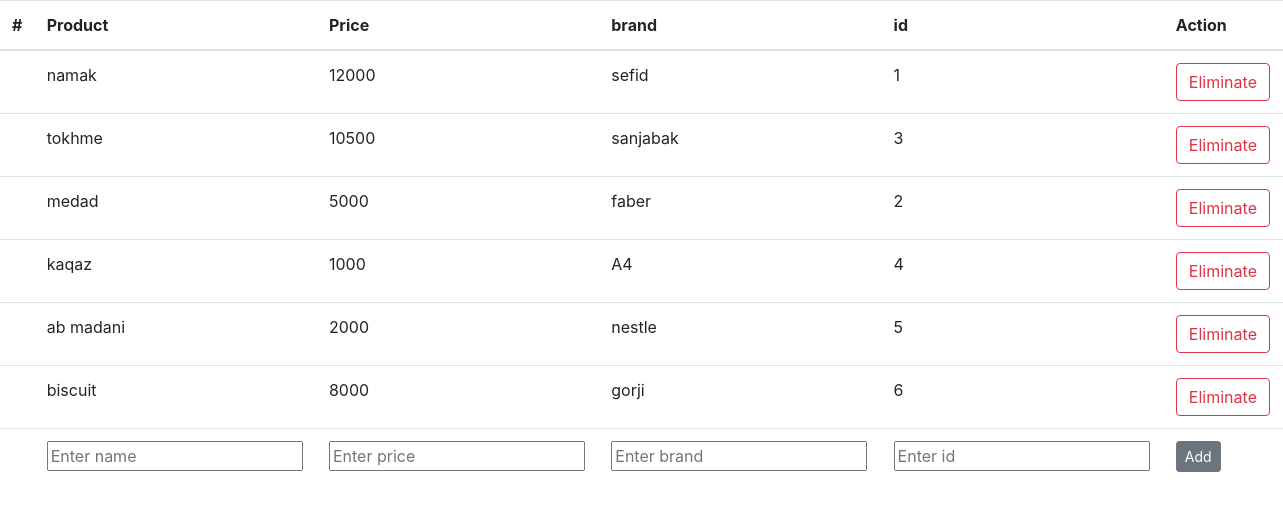
Screenshot of /products/ with the database file from the repository.
### app/models.py (models this page shows)
class Product(models.Model):
    name = models.CharField(max_length=32)
    brand = models.CharField(max_length=32)
    price = models.PositiveIntegerField(default=0)
    PR_id = models.PositiveIntegerField(default=0)
    PR_number = models.PositiveIntegerField(default=0)
    Total = 0

### app/views.py (the view, shortened to what this page needs)
# urls.py: path('products/', MyView.as_view()),
class MyView(TemplateView):
    template_name = 'product.html'
    def get_context_data(self, *args, **kwargs):
        context = super().get_context_data(*args, **kwargs)
        context['products'] =  Product.objects.all()
        return context

### app/templates/product.html (shortened to what this page needs)
<!DOCTYPE html>
<html lang="en">
<head>
    <link rel="stylesheet" href="https://maxcdn.bootstrapcdn.com/bootstrap/4.0.0/css/bootstrap.min.css">
</head>
<body>
    <table class="table">
        <thead>
          <tr>
            <th scope="col">#</th>
            <th scope="col">Product</th>
            <th scope="col">Price</th>
            <th scope="col">brand</th>
            <th scope="col">id</th>
            <th scope="col">Action</th>
          </tr>
        </thead>
        <tbody>
          <tr>
              {% for product in products %}
              <tr>
                <th scope="row"></th>
                <td>{{ product.name }}</td>
                <td>{{ product.price }}</td>
                <td>{{ product.brand }}</td>
                <td>{{ product.PR_id }}</td>
                <td>
                    <form method="POST">
                        <input type="submit" class="btn btn-outline-danger" value="Eliminate">
                    </form>
                </td>
              </tr>
              {% endfor %}
              <tr>
                <form method="POST">
                  <th scope="row"></th>
                  <td>
                    <input type="text" name="Pname" placeholder="Enter name">
                  </td>
                  <td>
                    <input type="number" name="price" placeholder="Enter price">
                  </td>
                  <td>
                    <input type="text" name="brand" placeholder="Enter brand">
                  </td>
                  <td>
                    <input type="number" name="PR_id" placeholder="Enter id">
                  </td>
                  <td>
                    <input type="submit" class="btn btn-secondary btn-sm" value="Add">
                  </td>
              </form>
              </tr>
        </tbody>
      </table>
</body>
</html>

### rows the page displays
Product: name "namak", price "12000", brand "sefid", PR_id "1"
Product: name "tokhme", price "10500", brand "sanjabak", PR_id "3"
Product: name "medad", price "5000", brand "faber", PR_id "2"
Product: name "kaqaz", price "1000", brand "A4", PR_id "4"
Product: name "ab madani", price "2000", brand "nestle", PR_id "5"
Product: name "biscuit", price "8000", brand "gorji", PR_id "6"
